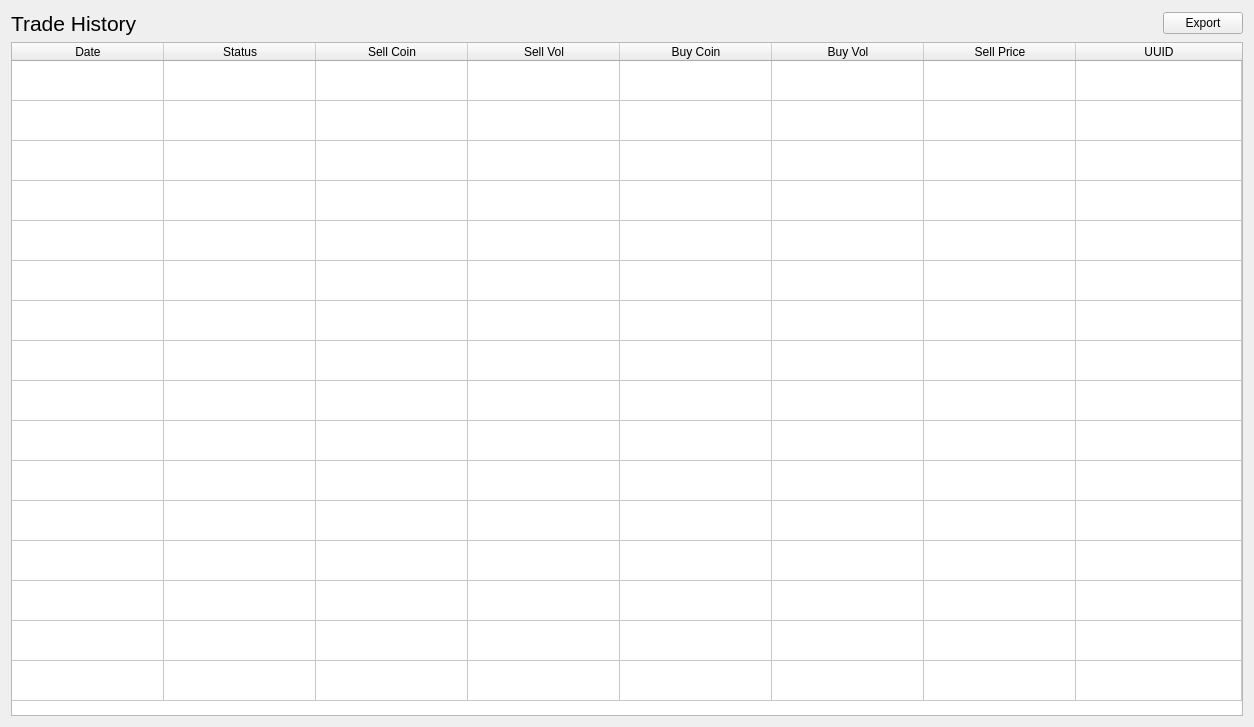
  <widget class="QWidget" name="tab_mytrades">
   <attribute name="title">
    <string>My Trades</string>
   </attribute>
   <layout class="QGridLayout" name="gridLayout_7">
    <item row="0" column="0">
     <widget class="QLabel" name="label_44">
      <property name="sizePolicy">
       <sizepolicy hsizetype="Fixed" vsizetype="Preferred">
        <horstretch>0</horstretch>
        <verstretch>0</verstretch>
       </sizepolicy>
      </property>
      <property name="text">
       <string>&lt;html&gt;&lt;head/&gt;&lt;body&gt;&lt;p&gt;&lt;span style=&quot; font-size:16pt;&quot;&gt;Trade History&lt;/span&gt;&lt;/p&gt;&lt;/body&gt;&lt;/html&gt;</string>
      </property>
     </widget>
    </item>
    <item row="0" column="1">
     <widget class="QFrame" name="frame_9">
      <property name="frameShape">
       <enum>QFrame::NoFrame</enum>
      </property>
      <property name="frameShadow">
       <enum>QFrame::Raised</enum>
      </property>
     </widget>
    </item>
    <item row="0" column="2">
     <widget class="QPushButton" name="pushButton_6">
      <property name="sizePolicy">
       <sizepolicy hsizetype="Fixed" vsizetype="Fixed">
        <horstretch>0</horstretch>
        <verstretch>0</verstretch>
       </sizepolicy>
      </property>
      <property name="font">
       <font>
        <pointsize>9</pointsize>
       </font>
      </property>
      <property name="text">
       <string>Export</string>
      </property>
     </widget>
    </item>
    <item row="1" column="0" colspan="3">
     <widget class="QTableWidget" name="trades_table">
      <property name="sizePolicy">
       <sizepolicy hsizetype="Expanding" vsizetype="Expanding">
        <horstretch>0</horstretch>
        <verstretch>0</verstretch>
       </sizepolicy>
      </property>
      <property name="sizeAdjustPolicy">
       <enum>QAbstractScrollArea::AdjustToContentsOnFirstShow</enum>
      </property>
      <property name="editTriggers">
       <set>QAbstractItemView::NoEditTriggers</set>
      </property>
      <property name="showDropIndicator" stdset="0">
       <bool>false</bool>
      </property>
      <property name="dragDropOverwriteMode">
       <bool>false</bool>
      </property>
      <property name="sortingEnabled">
       <bool>true</bool>
      </property>
      <property name="rowCount">
       <number>16</number>
      </property>
      <property name="columnCount">
       <number>8</number>
      </property>
      <attribute name="horizontalHeaderCascadingSectionResizes">
       <bool>true</bool>
      </attribute>
      <attribute name="horizontalHeaderDefaultSectionSize">
       <number>152</number>
      </attribute>
      <attribute name="horizontalHeaderShowSortIndicator" stdset="0">
       <bool>true</bool>
      </attribute>
      <attribute name="horizontalHeaderStretchLastSection">
       <bool>true</bool>
      </attribute>
      <attribute name="verticalHeaderVisible">
       <bool>false</bool>
      </attribute>
      <attribute name="verticalHeaderDefaultSectionSize">
       <number>40</number>
      </attribute>
      <attribute name="verticalHeaderHighlightSections">
       <bool>true</bool>
      </attribute>
      <attribute name="verticalHeaderMinimumSectionSize">
       <number>40</number>
      </attribute>
      <row/>
      <row/>
      <row/>
      <row/>
      <row/>
      <row/>
      <row/>
      <row/>
      <row/>
      <row/>
      <row/>
      <row/>
      <row/>
      <row/>
      <row/>
      <row/>
      <column>
       <property name="text">
        <string>Date</string>
       </property>
      </column>
      <column>
       <property name="text">
        <string>Status</string>
       </property>
      </column>
      <column>
       <property name="text">
        <string>Sell Coin</string>
       </property>
      </column>
      <column>
       <property name="text">
        <string>Sell Vol</string>
       </property>
      </column>
      <column>
       <property name="text">
        <string>Buy Coin</string>
       </property>
      </column>
      <column>
       <property name="text">
        <string>Buy Vol</string>
       </property>
      </column>
      <column>
       <property name="text">
        <string>Sell Price</string>
       </property>
      </column>
      <column>
       <property name="text">
        <string>UUID</string>
       </property>
      </column>
     </widget>
    </item>
   </layout>
  </widget>
